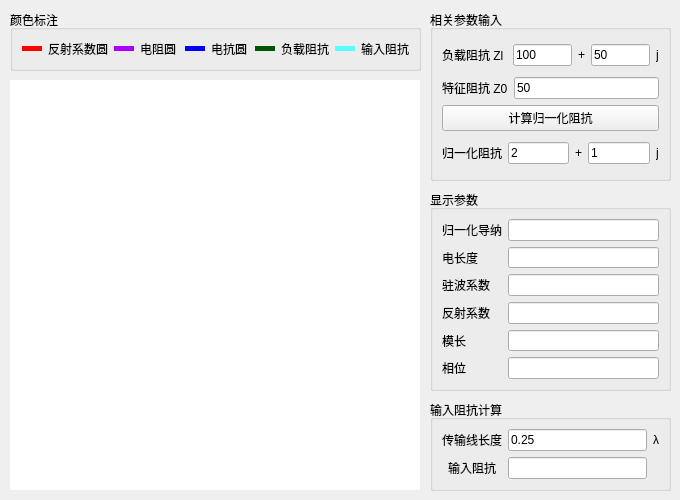
<?xml version="1.0" encoding="UTF-8"?>
<ui version="4.0">
 <class>SmithWidget</class>
 <widget class="QWidget" name="SmithWidget">
  <property name="geometry">
   <rect>
    <x>0</x>
    <y>0</y>
    <width>680</width>
    <height>500</height>
   </rect>
  </property>
  <property name="minimumSize">
   <size>
    <width>680</width>
    <height>500</height>
   </size>
  </property>
  <property name="maximumSize">
   <size>
    <width>680</width>
    <height>500</height>
   </size>
  </property>
  <property name="windowTitle">
   <string>SmithWidget</string>
  </property>
  <widget class="QWidget" name="widget_paint" native="true">
   <property name="geometry">
    <rect>
     <x>10</x>
     <y>80</y>
     <width>410</width>
     <height>410</height>
    </rect>
   </property>
   <property name="minimumSize">
    <size>
     <width>410</width>
     <height>410</height>
    </size>
   </property>
   <property name="maximumSize">
    <size>
     <width>410</width>
     <height>410</height>
    </size>
   </property>
   <property name="styleSheet">
    <string notr="true">background-color: rgb(255, 255, 255);</string>
   </property>
  </widget>
  <widget class="QGroupBox" name="groupBox">
   <property name="geometry">
    <rect>
     <x>430</x>
     <y>190</y>
     <width>241</width>
     <height>201</height>
    </rect>
   </property>
   <property name="title">
    <string>显示参数</string>
   </property>
   <layout class="QFormLayout" name="formLayout">
    <item row="0" column="0">
     <widget class="QLabel" name="label_11">
      <property name="text">
       <string>归一化导纳</string>
      </property>
      <property name="alignment">
       <set>Qt::AlignCenter</set>
      </property>
     </widget>
    </item>
    <item row="0" column="1">
     <widget class="QLineEdit" name="lineEdit_y">
      <property name="readOnly">
       <bool>true</bool>
      </property>
     </widget>
    </item>
    <item row="1" column="0">
     <widget class="QLabel" name="label_15">
      <property name="text">
       <string>电长度</string>
      </property>
      <property name="alignment">
       <set>Qt::AlignCenter</set>
      </property>
     </widget>
    </item>
    <item row="1" column="1">
     <widget class="QLineEdit" name="lineEdit_l">
      <property name="readOnly">
       <bool>true</bool>
      </property>
     </widget>
    </item>
    <item row="2" column="0">
     <widget class="QLabel" name="label_14">
      <property name="text">
       <string>驻波系数</string>
      </property>
      <property name="alignment">
       <set>Qt::AlignCenter</set>
      </property>
     </widget>
    </item>
    <item row="2" column="1">
     <widget class="QLineEdit" name="lineEdit_vswr">
      <property name="readOnly">
       <bool>true</bool>
      </property>
     </widget>
    </item>
    <item row="3" column="0">
     <widget class="QLabel" name="label_10">
      <property name="text">
       <string>反射系数</string>
      </property>
      <property name="alignment">
       <set>Qt::AlignCenter</set>
      </property>
     </widget>
    </item>
    <item row="3" column="1">
     <widget class="QLineEdit" name="lineEdit_gamma">
      <property name="readOnly">
       <bool>true</bool>
      </property>
     </widget>
    </item>
    <item row="4" column="0">
     <widget class="QLabel" name="label_12">
      <property name="text">
       <string>模长</string>
      </property>
      <property name="alignment">
       <set>Qt::AlignCenter</set>
      </property>
     </widget>
    </item>
    <item row="4" column="1">
     <widget class="QLineEdit" name="lineEdit_abs">
      <property name="readOnly">
       <bool>true</bool>
      </property>
     </widget>
    </item>
    <item row="5" column="0">
     <widget class="QLabel" name="label_13">
      <property name="text">
       <string>相位</string>
      </property>
      <property name="alignment">
       <set>Qt::AlignCenter</set>
      </property>
     </widget>
    </item>
    <item row="5" column="1">
     <widget class="QLineEdit" name="lineEdit_angle">
      <property name="readOnly">
       <bool>true</bool>
      </property>
     </widget>
    </item>
   </layout>
  </widget>
  <widget class="QGroupBox" name="groupBox_2">
   <property name="geometry">
    <rect>
     <x>430</x>
     <y>10</y>
     <width>241</width>
     <height>171</height>
    </rect>
   </property>
   <property name="title">
    <string>相关参数输入</string>
   </property>
   <layout class="QVBoxLayout" name="verticalLayout">
    <item>
     <layout class="QHBoxLayout" name="horizontalLayout">
      <item>
       <widget class="QLabel" name="label_5">
        <property name="text">
         <string>负载阻抗 Zl </string>
        </property>
       </widget>
      </item>
      <item>
       <widget class="QLineEdit" name="lineEdit_zl_r">
        <property name="text">
         <string>100</string>
        </property>
       </widget>
      </item>
      <item>
       <widget class="QLabel" name="label_4">
        <property name="text">
         <string>+</string>
        </property>
       </widget>
      </item>
      <item>
       <widget class="QLineEdit" name="lineEdit_zl_i">
        <property name="text">
         <string>50</string>
        </property>
       </widget>
      </item>
      <item>
       <widget class="QLabel" name="label_6">
        <property name="text">
         <string>j</string>
        </property>
       </widget>
      </item>
     </layout>
    </item>
    <item>
     <layout class="QHBoxLayout" name="horizontalLayout_2">
      <item>
       <widget class="QLabel" name="label_7">
        <property name="text">
         <string>特征阻抗 Z0</string>
        </property>
       </widget>
      </item>
      <item>
       <widget class="QLineEdit" name="lineEdit_z0">
        <property name="text">
         <string>50</string>
        </property>
       </widget>
      </item>
     </layout>
    </item>
    <item>
     <widget class="QPushButton" name="pushButton">
      <property name="text">
       <string>计算归一化阻抗</string>
      </property>
     </widget>
    </item>
    <item>
     <layout class="QHBoxLayout" name="horizontalLayout_3">
      <item>
       <widget class="QLabel" name="label_3">
        <property name="text">
         <string>归一化阻抗</string>
        </property>
        <property name="alignment">
         <set>Qt::AlignCenter</set>
        </property>
       </widget>
      </item>
      <item>
       <widget class="QLineEdit" name="lineEdit_z_r">
        <property name="text">
         <string>2</string>
        </property>
       </widget>
      </item>
      <item>
       <widget class="QLabel" name="label">
        <property name="text">
         <string>+</string>
        </property>
       </widget>
      </item>
      <item>
       <widget class="QLineEdit" name="lineEdit_z_i">
        <property name="text">
         <string>1</string>
        </property>
       </widget>
      </item>
      <item>
       <widget class="QLabel" name="label_2">
        <property name="text">
         <string>j</string>
        </property>
       </widget>
      </item>
     </layout>
    </item>
   </layout>
  </widget>
  <widget class="QGroupBox" name="groupBox_3">
   <property name="geometry">
    <rect>
     <x>430</x>
     <y>400</y>
     <width>241</width>
     <height>91</height>
    </rect>
   </property>
   <property name="title">
    <string>输入阻抗计算</string>
   </property>
   <layout class="QGridLayout" name="gridLayout">
    <item row="0" column="0">
     <widget class="QLabel" name="label_16">
      <property name="text">
       <string>传输线长度</string>
      </property>
      <property name="alignment">
       <set>Qt::AlignCenter</set>
      </property>
     </widget>
    </item>
    <item row="0" column="1">
     <widget class="QLineEdit" name="lineEdit_l0">
      <property name="text">
       <string>0.25</string>
      </property>
     </widget>
    </item>
    <item row="0" column="2">
     <widget class="QLabel" name="label_17">
      <property name="text">
       <string>λ</string>
      </property>
      <property name="alignment">
       <set>Qt::AlignCenter</set>
      </property>
     </widget>
    </item>
    <item row="1" column="0">
     <widget class="QLabel" name="label_18">
      <property name="text">
       <string>输入阻抗</string>
      </property>
      <property name="alignment">
       <set>Qt::AlignCenter</set>
      </property>
     </widget>
    </item>
    <item row="1" column="1">
     <widget class="QLineEdit" name="lineEdit_zi">
      <property name="text">
       <string/>
      </property>
      <property name="readOnly">
       <bool>true</bool>
      </property>
     </widget>
    </item>
   </layout>
  </widget>
  <widget class="QGroupBox" name="groupBox_4">
   <property name="geometry">
    <rect>
     <x>10</x>
     <y>10</y>
     <width>411</width>
     <height>61</height>
    </rect>
   </property>
   <property name="title">
    <string>颜色标注</string>
   </property>
   <layout class="QHBoxLayout" name="horizontalLayout_4">
    <item>
     <widget class="QLabel" name="label_20">
      <property name="maximumSize">
       <size>
        <width>20</width>
        <height>5</height>
       </size>
      </property>
      <property name="styleSheet">
       <string notr="true">background-color: rgb(255, 0, 0);</string>
      </property>
      <property name="text">
       <string/>
      </property>
     </widget>
    </item>
    <item>
     <widget class="QLabel" name="label_8">
      <property name="text">
       <string>反射系数圆</string>
      </property>
     </widget>
    </item>
    <item>
     <widget class="QLabel" name="label_19">
      <property name="maximumSize">
       <size>
        <width>20</width>
        <height>5</height>
       </size>
      </property>
      <property name="styleSheet">
       <string notr="true">background-color: rgb(170, 0, 255);</string>
      </property>
      <property name="text">
       <string/>
      </property>
     </widget>
    </item>
    <item>
     <widget class="QLabel" name="label_9">
      <property name="text">
       <string>电阻圆</string>
      </property>
     </widget>
    </item>
    <item>
     <widget class="QLabel" name="label_21">
      <property name="maximumSize">
       <size>
        <width>20</width>
        <height>5</height>
       </size>
      </property>
      <property name="styleSheet">
       <string notr="true">background-color:  rgb(0, 0, 255);</string>
      </property>
      <property name="text">
       <string/>
      </property>
     </widget>
    </item>
    <item>
     <widget class="QLabel" name="label_22">
      <property name="text">
       <string>电抗圆</string>
      </property>
     </widget>
    </item>
    <item>
     <widget class="QLabel" name="label_23">
      <property name="maximumSize">
       <size>
        <width>20</width>
        <height>5</height>
       </size>
      </property>
      <property name="styleSheet">
       <string notr="true">background-color:  rgb(0, 85, 0)</string>
      </property>
      <property name="text">
       <string/>
      </property>
     </widget>
    </item>
    <item>
     <widget class="QLabel" name="label_24">
      <property name="text">
       <string>负载阻抗</string>
      </property>
     </widget>
    </item>
    <item>
     <widget class="QLabel" name="label_25">
      <property name="maximumSize">
       <size>
        <width>20</width>
        <height>5</height>
       </size>
      </property>
      <property name="styleSheet">
       <string notr="true">background-color:  rgb(85, 255, 255);</string>
      </property>
      <property name="text">
       <string/>
      </property>
     </widget>
    </item>
    <item>
     <widget class="QLabel" name="label_26">
      <property name="text">
       <string>输入阻抗</string>
      </property>
     </widget>
    </item>
   </layout>
  </widget>
 </widget>
 <resources/>
 <connections/>
</ui>
